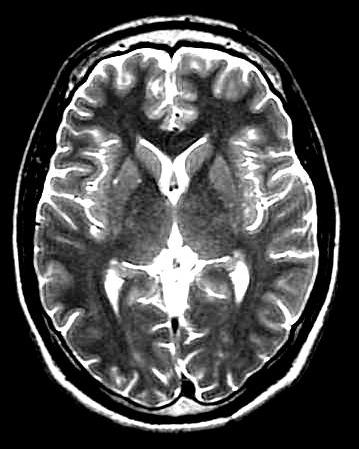
#> input picture uploads/No14.jpg, 359 x 449 px
$ python -i preprocessing.py   (imports and definitions only)
#> lines starting #> are read from the running program, lines starting #| are printed output that depends on the picture; after the words box and inside, x2 and y2 are one past the last pixel; in counts of white or black regions, pixels touching at a corner belong together
import os
import numpy as np
import cv2
from tensorflow.keras.applications.vgg16 import preprocess_input
from tensorflow.keras.preprocessing.image import img_to_array
from tensorflow.keras.preprocessing.image import ImageDataGenerator

# Data Augmentation
# [7 lines that did not run here, left out]

# Function to apply cropping and filtering
def preprocess_image(img_path):
#> called with img_path = 'uploads/No14.jpg'
    img = cv2.imread(img_path, cv2.IMREAD_GRAYSCALE)  # Load in grayscale
#> img is the input picture: shape (449, 359); min 0, max 255, mean 72.9

    # Crop unnecessary black areas (assuming brain MRIs have black backgrounds)
    _, thresh = cv2.threshold(img, 1, 255, cv2.THRESH_BINARY)
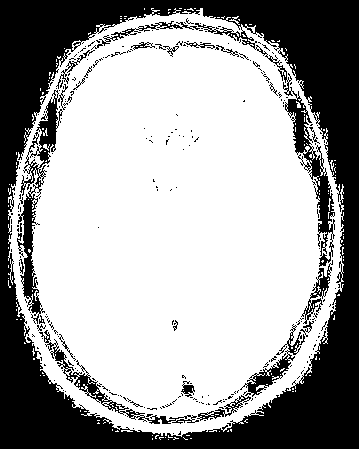
#> thresh: shape (449, 359); 64.2% white; 260 black regions (234 under 20 px)
    contours, _ = cv2.findContours(thresh, cv2.RETR_EXTERNAL, cv2.CHAIN_APPROX_SIMPLE)
#> contours = 98 contours, 97 with area under 20; largest, box (x1, y1, x2, y2) and area: (8, 8, 344, 437) 112280
    if contours:
        x, y, w, h = cv2.boundingRect(contours[0])
#> x = 168; y = 439; w = 1; h = 1
        if w > 100 and h > 100:  # Prevents over-cropping
            img = img[y:y + h, x:x + w]

    # Resize the image to 224x224 (model requirement)
    img = cv2.resize(img, (224, 224))
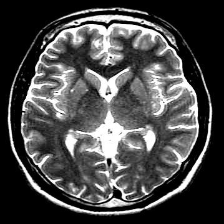
#> img: shape (224, 224); min 0, max 255, mean 72.8

    # Apply median filtering to reduce noise (less filtering)
    img = cv2.medianBlur(img, 1)

    # Convert to RGB for deep models
    img = cv2.cvtColor(img, cv2.COLOR_GRAY2RGB)
#> img: shape (224, 224, 3)

#> (the run stopped early here; a loop or call above may not have finished)

$ run again, on uploads/no0.jpg
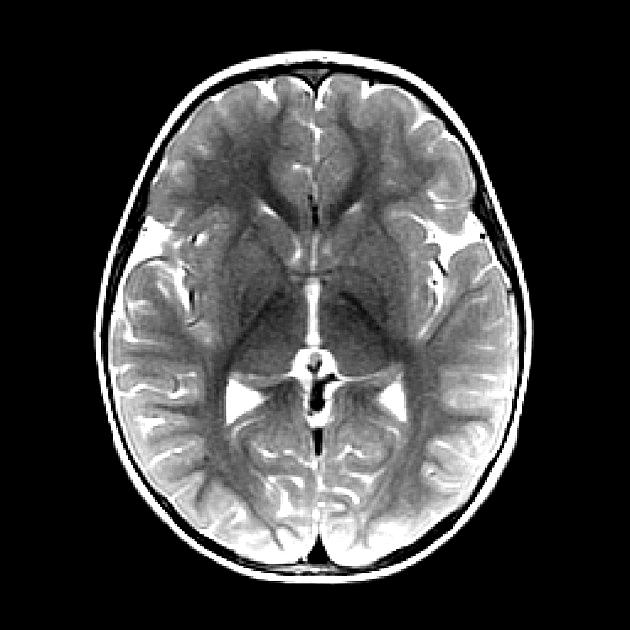
#> input picture uploads/no0.jpg, 630 x 630 px
#> in preprocess_image, img is the input picture: shape (630, 630); min 0, max 255, mean 64.3
#> in preprocess_image, `_, thresh = cv2.threshold(img, 1, 255, cv2.THRESH_BINARY)`:
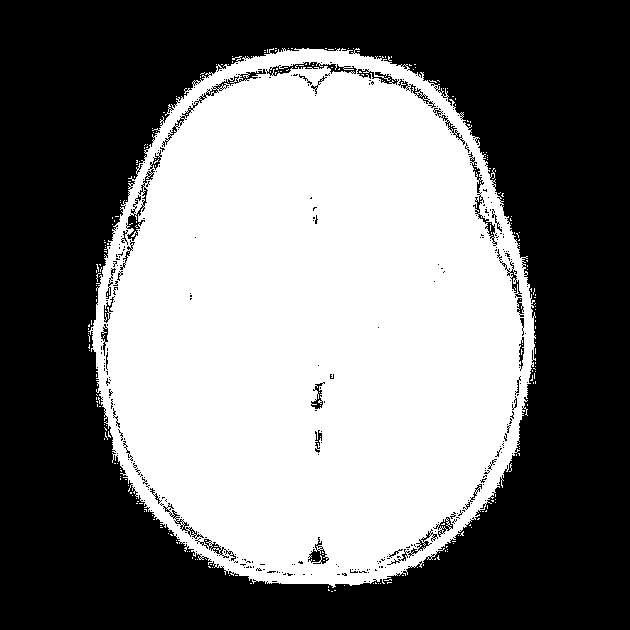
#> thresh: shape (630, 630); 46.2% white; 263 white regions (262 under 20 px)
#> contours = 216 contours, 215 with area under 20; largest, box (x1, y1, x2, y2) and area: (88, 48, 536, 588) 187177
#> x = 331; y = 591; w = 2; h = 1
#> in preprocess_image, `img = cv2.resize(img, (224, 224))`:
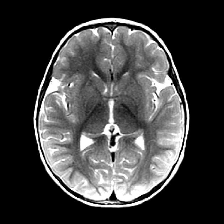
#> img: shape (224, 224); min 0, max 255, mean 64.3

$ run again, on uploads/no1.jpg
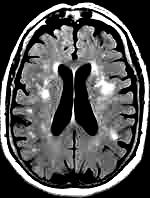
#> input picture uploads/no1.jpg, 150 x 198 px
#> in preprocess_image, img is the input picture: shape (198, 150); min 0, max 255, mean 83.7
#> in preprocess_image, `_, thresh = cv2.threshold(img, 1, 255, cv2.THRESH_BINARY)`:
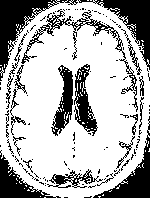
#> thresh: shape (198, 150); 69.3% white; 124 black regions (101 under 20 px)
#> contours = 34 contours, 33 with area under 20; largest, box (x1, y1, x2, y2) and area: (0, 0, 150, 198) 24188
#> x = 44; y = 197; w = 2; h = 1
#> in preprocess_image, `img = cv2.resize(img, (224, 224))`:
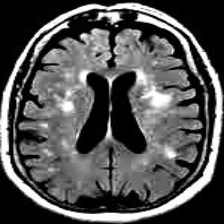
#> img: shape (224, 224); min 0, max 255, mean 83.7

$ run again, on uploads/no1360.jpg
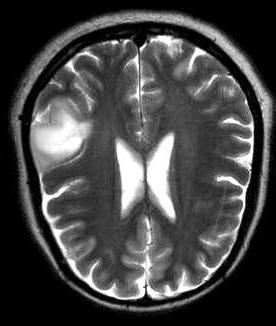
#> input picture uploads/no1360.jpg, 276 x 326 px
#> in preprocess_image, img is the input picture: shape (326, 276); min 0, max 255, mean 68.8
#> in preprocess_image, `_, thresh = cv2.threshold(img, 1, 255, cv2.THRESH_BINARY)`:
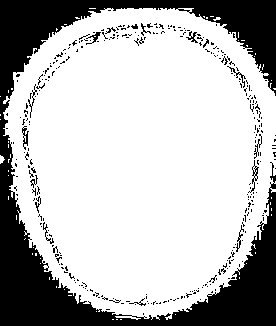
#> thresh: shape (326, 276); 73.1% white; 315 black regions (297 under 20 px)
#> contours = 55 contours, 54 with area under 20; largest, box (x1, y1, x2, y2) and area: (3, 8, 276, 320) 66785
#> x = 120; y = 319; w = 2; h = 1
#> in preprocess_image, `img = cv2.resize(img, (224, 224))`:
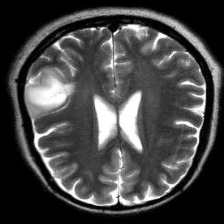
#> img: shape (224, 224); min 0, max 255, mean 68.7
